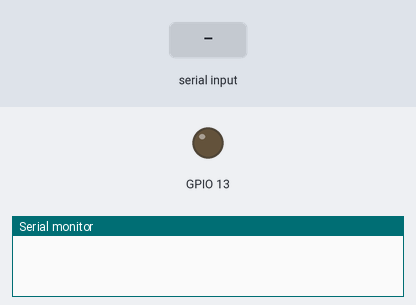
Simulated run of this sketch. Board: ESP32. Shown: output pins drawn as LEDs (lit = HIGH), the last lines printed to the serial monitor. Inputs (shaded band) come from the test bench. Nothing arrives over Bluetooth unless stated.

Above: at 1.2 s.
1.3 s: "HI" received over the second serial link
At 3.5 s:
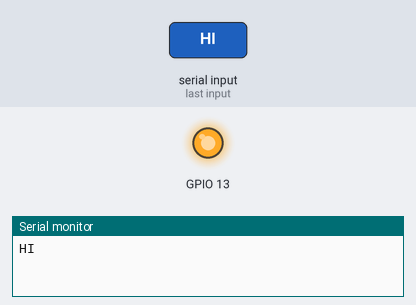
3.8 s: "1" received over the second serial link
Timing chart, 0 to 6.8 s (numbered marks = the images above; inputs shaded):
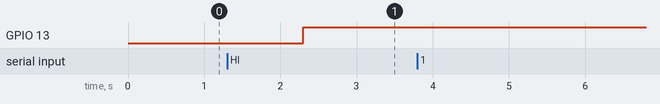

The sketch:

BLE_SendText.ino
```cpp
#include <BluetoothSerial.h>
BluetoothSerial BT;
bool LED_ON=false;
void setup() {
  // put your setup code here, to run once:
  Serial.begin(115200);
  BT.begin("HI-Bitch");//請改名
  pinMode(13,OUTPUT);


}

void loop() {
  // put your main code here, to run repeatedly:
  while (BT.available()) {
    //讀取藍芽資料
    String BTdata=BT.readString();
    if(BTdata=="HI"){
    LED_ON=!LED_ON;
  }
  if(LED_ON==true){
      digitalWrite(13,HIGH);
  }
  else{
      digitalWrite(13,LOW);
  }
    //顯示在序列視窗
    Serial.println(BTdata);
  }
  delay(1);
}
```

Measured:
- after the input at 1.3 s, GPIO 13: LOW → HIGH after 1.0 s
